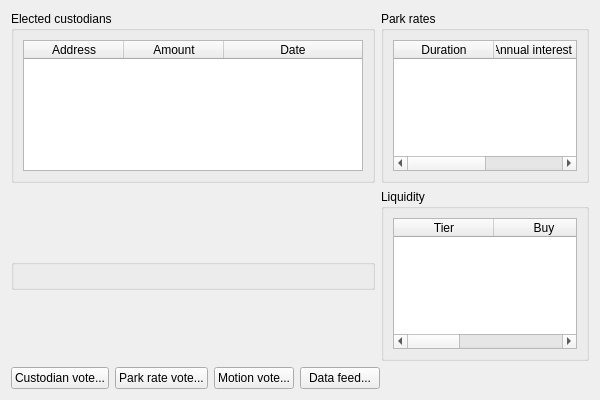
<?xml version="1.0" encoding="UTF-8"?>
<ui version="4.0">
 <class>VotePage</class>
 <widget class="QWidget" name="VotePage">
  <property name="geometry">
   <rect>
    <x>0</x>
    <y>0</y>
    <width>600</width>
    <height>400</height>
   </rect>
  </property>
  <property name="windowTitle">
   <string>Form</string>
  </property>
  <property name="layoutDirection">
   <enum>Qt::LeftToRight</enum>
  </property>
  <layout class="QVBoxLayout" name="verticalLayout">
   <item>
    <layout class="QHBoxLayout" name="horizontalLayout_2">
     <item>
      <widget class="QGroupBox" name="groupBox">
       <property name="sizePolicy">
        <sizepolicy hsizetype="Preferred" vsizetype="Preferred">
         <horstretch>7</horstretch>
         <verstretch>0</verstretch>
        </sizepolicy>
       </property>
       <property name="title">
        <string>Elected custodians</string>
       </property>
       <layout class="QVBoxLayout" name="verticalLayout_3">
        <item>
         <widget class="QTableWidget" name="custodianTable">
          <attribute name="horizontalHeaderStretchLastSection">
           <bool>true</bool>
          </attribute>
          <attribute name="verticalHeaderVisible">
           <bool>false</bool>
          </attribute>
          <column>
           <property name="text">
            <string>Address</string>
           </property>
          </column>
          <column>
           <property name="text">
            <string>Amount</string>
           </property>
          </column>
          <column>
           <property name="text">
            <string>Date</string>
           </property>
          </column>
         </widget>
        </item>
       </layout>
      </widget>
     </item>
     <item>
      <widget class="QGroupBox" name="groupBox_2">
       <property name="sizePolicy">
        <sizepolicy hsizetype="Preferred" vsizetype="Preferred">
         <horstretch>4</horstretch>
         <verstretch>0</verstretch>
        </sizepolicy>
       </property>
       <property name="title">
        <string>Park rates</string>
       </property>
       <layout class="QVBoxLayout" name="verticalLayout_4">
        <item>
         <widget class="QTableWidget" name="parkRateTable">
          <attribute name="horizontalHeaderStretchLastSection">
           <bool>true</bool>
          </attribute>
          <attribute name="verticalHeaderVisible">
           <bool>false</bool>
          </attribute>
          <column>
           <property name="text">
            <string>Duration</string>
           </property>
          </column>
          <column>
           <property name="text">
            <string>Annual interest rate</string>
           </property>
          </column>
         </widget>
        </item>
       </layout>
      </widget>
     </item>
    </layout>
   </item>
   <item>
    <layout class="QHBoxLayout" name="horizontalLayout_3">
     <item>
      <widget class="QGroupBox" name="groupBox_4">
       <property name="sizePolicy">
        <sizepolicy hsizetype="Preferred" vsizetype="Fixed">
         <horstretch>7</horstretch>
         <verstretch>0</verstretch>
        </sizepolicy>
       </property>
       <property name="title">
        <string/>
       </property>
       <layout class="QHBoxLayout" name="horizontalLayout_4"/>
      </widget>
     </item>
     <item>
      <widget class="QGroupBox" name="groupBox_3">
       <property name="sizePolicy">
        <sizepolicy hsizetype="Preferred" vsizetype="Preferred">
         <horstretch>4</horstretch>
         <verstretch>0</verstretch>
        </sizepolicy>
       </property>
       <property name="title">
        <string>Liquidity</string>
       </property>
       <layout class="QVBoxLayout" name="verticalLayout_2">
        <item>
         <widget class="QTableWidget" name="liquidity">
          <attribute name="horizontalHeaderStretchLastSection">
           <bool>true</bool>
          </attribute>
          <attribute name="verticalHeaderVisible">
           <bool>false</bool>
          </attribute>
          <column>
           <property name="text">
            <string>Tier</string>
           </property>
          </column>
          <column>
           <property name="text">
            <string>Buy</string>
           </property>
          </column>
          <column>
           <property name="text">
            <string>Sell</string>
           </property>
          </column>
         </widget>
        </item>
       </layout>
      </widget>
     </item>
    </layout>
   </item>
   <item>
    <layout class="QHBoxLayout" name="horizontalLayout">
     <item>
      <widget class="QPushButton" name="custodianVote">
       <property name="text">
        <string>Custodian vote...</string>
       </property>
      </widget>
     </item>
     <item>
      <widget class="QPushButton" name="parkRateVote">
       <property name="text">
        <string>Park rate vote...</string>
       </property>
      </widget>
     </item>
     <item>
      <widget class="QPushButton" name="motionVote">
       <property name="text">
        <string>Motion vote...</string>
       </property>
      </widget>
     </item>
     <item>
      <widget class="QPushButton" name="dataFeedButton">
       <property name="text">
        <string>Data feed...</string>
       </property>
      </widget>
     </item>
     <item>
      <spacer name="horizontalSpacer">
       <property name="orientation">
        <enum>Qt::Horizontal</enum>
       </property>
       <property name="sizeHint" stdset="0">
        <size>
         <width>40</width>
         <height>20</height>
        </size>
       </property>
      </spacer>
     </item>
    </layout>
   </item>
  </layout>
 </widget>
 <resources/>
 <connections/>
</ui>
